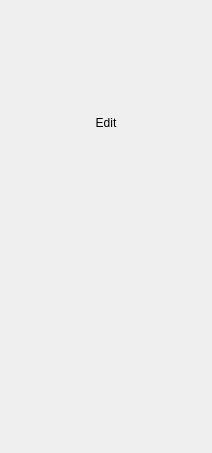
<?xml version="1.0" encoding="UTF-8"?>
<ui version="4.0">
 <class>ContextMenu</class>
 <widget class="QWidget" name="ContextMenu">
  <property name="geometry">
   <rect>
    <x>0</x>
    <y>0</y>
    <width>212</width>
    <height>453</height>
   </rect>
  </property>
  <property name="sizePolicy">
   <sizepolicy hsizetype="Preferred" vsizetype="Minimum">
    <horstretch>0</horstretch>
    <verstretch>0</verstretch>
   </sizepolicy>
  </property>
  <property name="minimumSize">
   <size>
    <width>212</width>
    <height>120</height>
   </size>
  </property>
  <property name="maximumSize">
   <size>
    <width>320</width>
    <height>16777215</height>
   </size>
  </property>
  <property name="windowTitle">
   <string notr="true">Form</string>
  </property>
  <property name="title" stdset="0">
   <string notr="true"/>
  </property>
  <layout class="QVBoxLayout" name="verticalLayout">
   <property name="spacing">
    <number>0</number>
   </property>
   <property name="sizeConstraint">
    <enum>QLayout::SetDefaultConstraint</enum>
   </property>
   <property name="leftMargin">
    <number>0</number>
   </property>
   <property name="topMargin">
    <number>4</number>
   </property>
   <property name="rightMargin">
    <number>0</number>
   </property>
   <property name="bottomMargin">
    <number>4</number>
   </property>
   <item>
    <widget class="QStackedWidget" name="stackedWidget">
     <property name="currentIndex">
      <number>0</number>
     </property>
     <widget class="QWidget" name="page_3">
      <layout class="QVBoxLayout" name="verticalLayout_2">
       <property name="spacing">
        <number>7</number>
       </property>
       <property name="leftMargin">
        <number>0</number>
       </property>
       <property name="topMargin">
        <number>0</number>
       </property>
       <property name="rightMargin">
        <number>0</number>
       </property>
       <property name="bottomMargin">
        <number>0</number>
       </property>
       <item>
        <layout class="QHBoxLayout" name="zoomLayout">
         <property name="spacing">
          <number>0</number>
         </property>
         <property name="sizeConstraint">
          <enum>QLayout::SetDefaultConstraint</enum>
         </property>
         <property name="leftMargin">
          <number>4</number>
         </property>
         <property name="topMargin">
          <number>0</number>
         </property>
         <property name="rightMargin">
          <number>4</number>
         </property>
         <property name="bottomMargin">
          <number>0</number>
         </property>
         <item>
          <widget class="ActionButton" name="fitWindow" native="true">
           <property name="minimumSize">
            <size>
             <width>0</width>
             <height>32</height>
            </size>
           </property>
           <property name="maximumSize">
            <size>
             <width>16777215</width>
             <height>32</height>
            </size>
           </property>
           <property name="accessibleName">
            <string notr="true">ContextMenuButton</string>
           </property>
          </widget>
         </item>
         <item>
          <widget class="ActionButton" name="fitWidth" native="true">
           <property name="minimumSize">
            <size>
             <width>0</width>
             <height>32</height>
            </size>
           </property>
           <property name="maximumSize">
            <size>
             <width>16777215</width>
             <height>32</height>
            </size>
           </property>
           <property name="accessibleName">
            <string notr="true">ContextMenuButton</string>
           </property>
          </widget>
         </item>
         <item>
          <widget class="ActionButton" name="zoomOriginal" native="true">
           <property name="minimumSize">
            <size>
             <width>0</width>
             <height>32</height>
            </size>
           </property>
           <property name="maximumSize">
            <size>
             <width>16777215</width>
             <height>32</height>
            </size>
           </property>
           <property name="accessibleName">
            <string notr="true">ContextMenuButton</string>
           </property>
          </widget>
         </item>
         <item>
          <widget class="ActionButton" name="zoomIn" native="true">
           <property name="minimumSize">
            <size>
             <width>0</width>
             <height>32</height>
            </size>
           </property>
           <property name="maximumSize">
            <size>
             <width>16777215</width>
             <height>32</height>
            </size>
           </property>
           <property name="accessibleName">
            <string notr="true">ContextMenuButton</string>
           </property>
          </widget>
         </item>
         <item>
          <widget class="ActionButton" name="zoomOut" native="true">
           <property name="minimumSize">
            <size>
             <width>0</width>
             <height>32</height>
            </size>
           </property>
           <property name="maximumSize">
            <size>
             <width>16777215</width>
             <height>32</height>
            </size>
           </property>
           <property name="accessibleName">
            <string notr="true">ContextMenuButton</string>
           </property>
          </widget>
         </item>
        </layout>
       </item>
       <item>
        <layout class="QVBoxLayout" name="edit_group">
         <property name="spacing">
          <number>0</number>
         </property>
         <property name="leftMargin">
          <number>0</number>
         </property>
         <property name="topMargin">
          <number>0</number>
         </property>
         <property name="rightMargin">
          <number>0</number>
         </property>
         <property name="bottomMargin">
          <number>0</number>
         </property>
         <item>
          <layout class="QHBoxLayout" name="fancy_header_group">
           <property name="spacing">
            <number>14</number>
           </property>
           <property name="leftMargin">
            <number>11</number>
           </property>
           <property name="topMargin">
            <number>0</number>
           </property>
           <property name="rightMargin">
            <number>11</number>
           </property>
           <property name="bottomMargin">
            <number>0</number>
           </property>
           <item>
            <layout class="QVBoxLayout" name="line_left">
             <property name="spacing">
              <number>0</number>
             </property>
             <property name="leftMargin">
              <number>0</number>
             </property>
             <property name="topMargin">
              <number>0</number>
             </property>
             <property name="bottomMargin">
              <number>5</number>
             </property>
             <item>
              <widget class="QWidget" name="widget" native="true">
               <property name="sizePolicy">
                <sizepolicy hsizetype="MinimumExpanding" vsizetype="Preferred">
                 <horstretch>0</horstretch>
                 <verstretch>0</verstretch>
                </sizepolicy>
               </property>
               <property name="accessibleName">
                <string notr="true">HLineSeparator</string>
               </property>
              </widget>
             </item>
            </layout>
           </item>
           <item>
            <layout class="QVBoxLayout" name="header_text">
             <property name="spacing">
              <number>0</number>
             </property>
             <property name="leftMargin">
              <number>0</number>
             </property>
             <property name="bottomMargin">
              <number>2</number>
             </property>
             <item>
              <widget class="QLabel" name="label">
               <property name="text">
                <string>Edit</string>
               </property>
               <property name="alignment">
                <set>Qt::AlignCenter</set>
               </property>
              </widget>
             </item>
            </layout>
           </item>
           <item>
            <layout class="QVBoxLayout" name="line_right">
             <property name="spacing">
              <number>0</number>
             </property>
             <property name="leftMargin">
              <number>0</number>
             </property>
             <property name="topMargin">
              <number>0</number>
             </property>
             <property name="bottomMargin">
              <number>5</number>
             </property>
             <item>
              <widget class="QWidget" name="widget_2" native="true">
               <property name="sizePolicy">
                <sizepolicy hsizetype="MinimumExpanding" vsizetype="Preferred">
                 <horstretch>0</horstretch>
                 <verstretch>0</verstretch>
                </sizepolicy>
               </property>
               <property name="accessibleName">
                <string notr="true">HLineSeparator</string>
               </property>
              </widget>
             </item>
            </layout>
           </item>
          </layout>
         </item>
         <item>
          <layout class="QHBoxLayout" name="transformLayout">
           <property name="spacing">
            <number>0</number>
           </property>
           <property name="leftMargin">
            <number>4</number>
           </property>
           <property name="topMargin">
            <number>0</number>
           </property>
           <property name="rightMargin">
            <number>4</number>
           </property>
           <property name="bottomMargin">
            <number>0</number>
           </property>
           <item>
            <widget class="ActionButton" name="rotateLeft" native="true">
             <property name="minimumSize">
              <size>
               <width>0</width>
               <height>32</height>
              </size>
             </property>
             <property name="maximumSize">
              <size>
               <width>16777215</width>
               <height>32</height>
              </size>
             </property>
             <property name="accessibleName">
              <string notr="true">ContextMenuButton</string>
             </property>
            </widget>
           </item>
           <item>
            <widget class="ActionButton" name="rotateRight" native="true">
             <property name="minimumSize">
              <size>
               <width>0</width>
               <height>32</height>
              </size>
             </property>
             <property name="maximumSize">
              <size>
               <width>16777215</width>
               <height>32</height>
              </size>
             </property>
             <property name="accessibleName">
              <string notr="true">ContextMenuButton</string>
             </property>
            </widget>
           </item>
           <item>
            <widget class="ActionButton" name="flipV" native="true">
             <property name="minimumSize">
              <size>
               <width>0</width>
               <height>32</height>
              </size>
             </property>
             <property name="maximumSize">
              <size>
               <width>16777215</width>
               <height>32</height>
              </size>
             </property>
             <property name="accessibleName">
              <string notr="true">ContextMenuButton</string>
             </property>
            </widget>
           </item>
           <item>
            <widget class="ActionButton" name="flipH" native="true">
             <property name="minimumSize">
              <size>
               <width>0</width>
               <height>32</height>
              </size>
             </property>
             <property name="maximumSize">
              <size>
               <width>16777215</width>
               <height>32</height>
              </size>
             </property>
             <property name="accessibleName">
              <string notr="true">ContextMenuButton</string>
             </property>
            </widget>
           </item>
           <item>
            <widget class="ActionButton" name="crop" native="true">
             <property name="minimumSize">
              <size>
               <width>0</width>
               <height>32</height>
              </size>
             </property>
             <property name="maximumSize">
              <size>
               <width>16777215</width>
               <height>32</height>
              </size>
             </property>
             <property name="accessibleName">
              <string notr="true">ContextMenuButton</string>
             </property>
            </widget>
           </item>
           <item>
            <widget class="ActionButton" name="resize" native="true">
             <property name="minimumSize">
              <size>
               <width>0</width>
               <height>32</height>
              </size>
             </property>
             <property name="maximumSize">
              <size>
               <width>16777215</width>
               <height>32</height>
              </size>
             </property>
             <property name="accessibleName">
              <string notr="true">ContextMenuButton</string>
             </property>
            </widget>
           </item>
          </layout>
         </item>
         <item>
          <layout class="QVBoxLayout" name="line_bottom">
           <property name="spacing">
            <number>0</number>
           </property>
           <property name="leftMargin">
            <number>11</number>
           </property>
           <property name="topMargin">
            <number>5</number>
           </property>
           <property name="rightMargin">
            <number>11</number>
           </property>
           <item>
            <widget class="QWidget" name="widget_3" native="true">
             <property name="sizePolicy">
              <sizepolicy hsizetype="MinimumExpanding" vsizetype="Fixed">
               <horstretch>0</horstretch>
               <verstretch>0</verstretch>
              </sizepolicy>
             </property>
             <property name="minimumSize">
              <size>
               <width>0</width>
               <height>1</height>
              </size>
             </property>
             <property name="maximumSize">
              <size>
               <width>16777215</width>
               <height>1</height>
              </size>
             </property>
             <property name="accessibleName">
              <string notr="true">HLineSeparator</string>
             </property>
            </widget>
           </item>
          </layout>
         </item>
        </layout>
       </item>
       <item>
        <layout class="QVBoxLayout" name="actionsLayout">
         <property name="spacing">
          <number>0</number>
         </property>
         <property name="sizeConstraint">
          <enum>QLayout::SetDefaultConstraint</enum>
         </property>
         <property name="leftMargin">
          <number>0</number>
         </property>
         <property name="topMargin">
          <number>0</number>
         </property>
         <property name="rightMargin">
          <number>0</number>
         </property>
         <property name="bottomMargin">
          <number>0</number>
         </property>
         <item>
          <widget class="ContextMenuItem" name="print" native="true"/>
         </item>
         <item>
          <spacer name="verticalSpacer">
           <property name="orientation">
            <enum>Qt::Vertical</enum>
           </property>
           <property name="sizeType">
            <enum>QSizePolicy::Fixed</enum>
           </property>
           <property name="sizeHint" stdset="0">
            <size>
             <width>20</width>
             <height>6</height>
            </size>
           </property>
          </spacer>
         </item>
         <item>
          <widget class="ContextMenuItem" name="copy" native="true"/>
         </item>
         <item>
          <widget class="ContextMenuItem" name="move" native="true"/>
         </item>
         <item>
          <spacer name="verticalSpacer_2">
           <property name="orientation">
            <enum>Qt::Vertical</enum>
           </property>
           <property name="sizeType">
            <enum>QSizePolicy::Fixed</enum>
           </property>
           <property name="sizeHint" stdset="0">
            <size>
             <width>20</width>
             <height>6</height>
            </size>
           </property>
          </spacer>
         </item>
         <item>
          <widget class="ContextMenuItem" name="trash" native="true"/>
         </item>
         <item>
          <spacer name="verticalSpacer_3">
           <property name="orientation">
            <enum>Qt::Vertical</enum>
           </property>
           <property name="sizeType">
            <enum>QSizePolicy::Fixed</enum>
           </property>
           <property name="sizeHint" stdset="0">
            <size>
             <width>20</width>
             <height>6</height>
            </size>
           </property>
          </spacer>
         </item>
         <item>
          <widget class="ContextMenuItem" name="open" native="true"/>
         </item>
         <item>
          <widget class="ContextMenuItem" name="folderView" native="true"/>
         </item>
         <item>
          <spacer name="verticalSpacer_4">
           <property name="orientation">
            <enum>Qt::Vertical</enum>
           </property>
           <property name="sizeType">
            <enum>QSizePolicy::Fixed</enum>
           </property>
           <property name="sizeHint" stdset="0">
            <size>
             <width>20</width>
             <height>6</height>
            </size>
           </property>
          </spacer>
         </item>
         <item>
          <widget class="ContextMenuItem" name="setWallpaper" native="true"/>
         </item>
         <item>
          <widget class="ContextMenuItem" name="showLocation" native="true"/>
         </item>
        </layout>
       </item>
      </layout>
     </widget>
     <widget class="QWidget" name="page_4">
      <layout class="QVBoxLayout" name="verticalLayout_3">
       <property name="spacing">
        <number>0</number>
       </property>
       <property name="leftMargin">
        <number>0</number>
       </property>
       <property name="topMargin">
        <number>0</number>
       </property>
       <property name="rightMargin">
        <number>0</number>
       </property>
       <property name="bottomMargin">
        <number>0</number>
       </property>
       <item>
        <spacer name="verticalSpacer_6">
         <property name="orientation">
          <enum>Qt::Vertical</enum>
         </property>
         <property name="sizeHint" stdset="0">
          <size>
           <width>20</width>
           <height>40</height>
          </size>
         </property>
        </spacer>
       </item>
       <item>
        <layout class="QVBoxLayout" name="scriptsLayout">
         <property name="spacing">
          <number>0</number>
         </property>
         <property name="leftMargin">
          <number>0</number>
         </property>
         <property name="topMargin">
          <number>0</number>
         </property>
         <property name="rightMargin">
          <number>0</number>
         </property>
         <property name="bottomMargin">
          <number>0</number>
         </property>
        </layout>
       </item>
       <item>
        <spacer name="verticalSpacer_7">
         <property name="orientation">
          <enum>Qt::Vertical</enum>
         </property>
         <property name="sizeType">
          <enum>QSizePolicy::Fixed</enum>
         </property>
         <property name="sizeHint" stdset="0">
          <size>
           <width>20</width>
           <height>6</height>
          </size>
         </property>
        </spacer>
       </item>
       <item>
        <widget class="ContextMenuItem" name="backButton" native="true"/>
       </item>
       <item>
        <spacer name="verticalSpacer_8">
         <property name="orientation">
          <enum>Qt::Vertical</enum>
         </property>
         <property name="sizeType">
          <enum>QSizePolicy::Fixed</enum>
         </property>
         <property name="sizeHint" stdset="0">
          <size>
           <width>20</width>
           <height>6</height>
          </size>
         </property>
        </spacer>
       </item>
       <item>
        <widget class="ContextMenuItem" name="scriptSetupButton" native="true"/>
       </item>
      </layout>
     </widget>
    </widget>
   </item>
  </layout>
 </widget>
 <customwidgets>
  <customwidget>
   <class>ActionButton</class>
   <extends>QWidget</extends>
   <header>gui/customwidgets/actionbutton.h</header>
   <container>1</container>
  </customwidget>
  <customwidget>
   <class>ContextMenuItem</class>
   <extends>QWidget</extends>
   <header>gui/customwidgets/contextmenuitem.h</header>
   <container>1</container>
  </customwidget>
 </customwidgets>
 <resources/>
 <connections/>
</ui>
